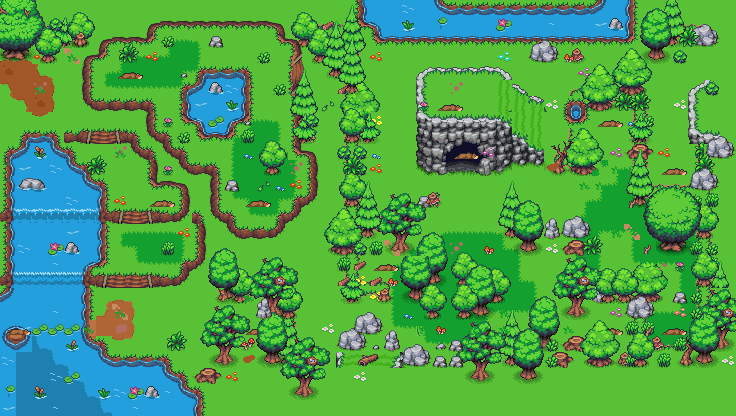

Tiled map render using the project's own tile images. Description and the map definition, with tile-layer contents summarised, below:
An orthogonal 46x26 tile map with 16x16 px tiles, 9 tile layers (Pathway, Dark Grass, Lake and Hedges, Waterfall, ...), 6 tilesets.

<map version="1.10" tiledversion="1.12.2" orientation="orthogonal" renderorder="right-down" width="46" height="26" tilewidth="16" tileheight="16" infinite="0" nextlayerid="17" nextobjectid="1">
 <tileset firstgid="1" source="forest.tsx" />
 <tileset firstgid="265" source="mini_bear.tsx" />
 <tileset firstgid="585" source="extended_tileset.tsx" />
 <tileset firstgid="1252" source="trees_and_stuff.tsx" />
 <tileset firstgid="1546" source="waterfall &amp; watertiles.tsx" />
 <tileset firstgid="2321" source="cliff_high.tsx" />
 <layer id="1" name="Pathway" width="46" height="26">
  <data>[1196 cells, 1196 non-empty, 3 distinct tile ids]</data>
 </layer>
 <layer id="8" name="Dark Grass" width="46" height="26">
  <data>[1196 cells, 188 non-empty, 22 distinct tile ids]</data>
 </layer>
 <layer id="3" name="Lake and Hedges" width="46" height="26">
  <data>[1196 cells, 424 non-empty, 93 distinct tile ids]</data>
 </layer>
 <layer id="15" name="Waterfall" width="46" height="26">
  <data>[1196 cells, 140 non-empty, 41 distinct tile ids]</data>
 </layer>
 <objectgroup id="9" name="Bears" />
 <layer id="5" name="Bears" width="46" height="26">
  <data>[1196 cells, 23 non-empty, 2 distinct tile ids]</data>
 </layer>
 <layer id="16" name="more trees" width="46" height="26">
  <data>[1196 cells, 288 non-empty, 124 distinct tile ids]</data>
 </layer>
 <layer id="11" name="Beautification" width="46" height="26">
  <data>[1196 cells, 305 non-empty, 101 distinct tile ids]</data>
 </layer>
 <layer id="13" name="Trees" width="46" height="26">
  <data>[1196 cells, 148 non-empty, 72 distinct tile ids]</data>
 </layer>
 <layer id="4" name="Add-Ons" width="46" height="26">
  <data>[1196 cells, 202 non-empty, 117 distinct tile ids]</data>
 </layer>
</map>
